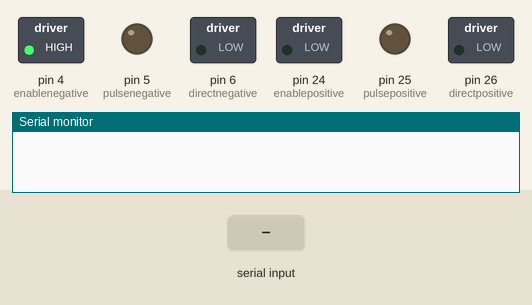
This sketch was run on a simulated Arduino Mega 2560, built with avr-gcc and run on an emulated ATmega2560. Parts: switched loads named in the sketch (green lamp = pin HIGH), output pins drawn as LEDs (lit = HIGH), the last lines printed to the serial monitor. The inputs (shaded band) are chosen by the test bench. Random numbers use the default seed unless the sketch sets one.

Above: at 1.2 s.
1.3 s: "9" received over Serial
At 2.48 s:
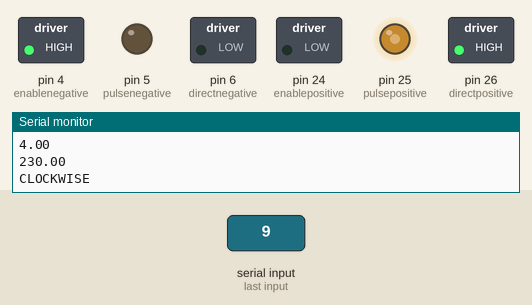
At 3.09 s:
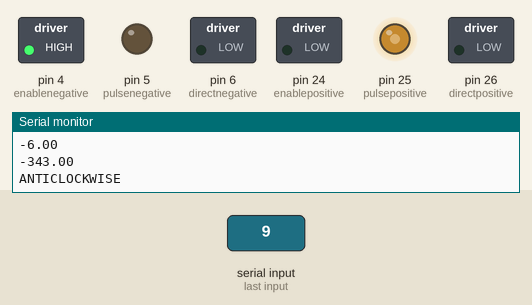
4.3 s: "1" received over Serial
At 5.3 s:
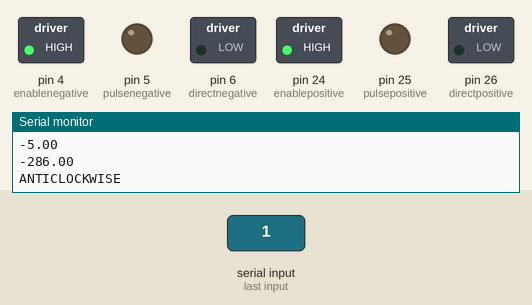
Timing chart, 0 to 7.3 s (numbered marks = the images above; inputs shaded):
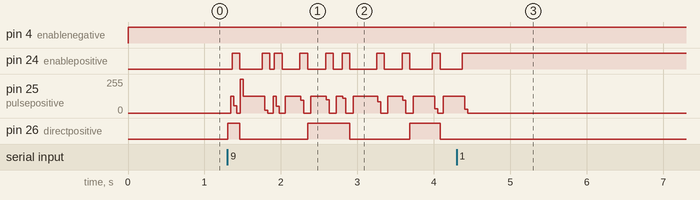

Measured:
- after the input at 1.3 s, pin 26 (directpositive): goes HIGH 0.16 s, LOW 0.89 s, HIGH 0.55 s, LOW 0.78 s, HIGH 0.39 s, then LOW, starting at once

The sketch:

tryouts_1.1.ino
```cpp
int incoming;
//const int m2p1 = 8;
//const int m2p2 = 9;
// const int m2en1 = 10;
//const int m2en2 = 11;
//const int m2dir1 = 12;
//const int m2dir2 = 13;

/*pinout TIVA-c TM4C123GXL
   1=3.3v                       //21=VBUS
   2=PB_5                         22=GND
   3=PB_0                         23=PD_0 SCL(3)
   4=PB_1                         24=PD_1 SDA(3)
   5=PE_4   SCL(2)                25=PD_2
   6=PE_5   SDA(2)                26=PD_3
   7=PB_4                         27=PE_1
   8=PA_5                         28=PE_2
   9=PA_6   SCL(1)                29=PE_3
   10=PA_7  SDA(1)                30=PF_1
   11=PA_2                        31=PF_4
   12=PA_3                        32=PD_7
   13=PA_4                        33=PD_6
   14=PB_6                        34=PC_7
   15=PB_7                        35=PC_6
   16=RESET                       36=PC5
   17=PF_0                        37=PC_4
   18=PE_0                        38=PB_3 SDA(0)
   19=PB_2 SCL(0)                 39=PF_3
   20=GND                         40=PF_2


*/


/* enable */

const int enablepositive = 24; //pd1
const int enablenegative = 4;  //pb1


/* pulse */

const int pulsepositive = 25 ; //pd2
const int pulsenegative = 5 ;  //pe4


/* direction */

const int directpositive = 26; //pd3
const int directnegative = 6;  //pe5

double angle, pulse;

void setup()
{
  Serial.begin(9600);

  /*enable*/
  pinMode(enablepositive, OUTPUT);
  pinMode(enablenegative, OUTPUT);

  /*pulse*/
  pinMode(pulsepositive, OUTPUT);
  pinMode(pulsenegative, OUTPUT);

  /*direction*/
  pinMode(directpositive, OUTPUT);
  pinMode(directnegative, OUTPUT);

  //  pinMode(m2en1, OUTPUT);
  //  pinMode(m2en2, OUTPUT);
  //  pinMode(m2p1, OUTPUT);
  //  pinMode(m2p2, OUTPUT);
  //  pinMode(m2dir2, OUTPUT);
  //  pinMode(m2dir1, OUTPUT);
}


void loop()
{
  if (Serial.available() > 0)
  {
    incoming = Serial.read();
  }

  digitalWrite(enablenegative, HIGH);
  //  digitalWrite(m2en2, HIGH);
  //  digitalWrite(m2p2, LOW);
  //  digitalWrite(m2dir2, LOW);
  digitalWrite(pulsenegative, LOW);
  digitalWrite(directnegative, LOW);

  if (incoming == '9')
  {
    Serial.println("INTO THE LOOP FOR MOTOR FOR 90") ;

    angle = random(-6.823, 6.283);
    angle = (int) angle;
    Serial.println(angle);
    pulse = (angle * 57.29);
    pulse = ceil(pulse);
    Serial.println(pulse);


    if (angle > 0)
    {
      Serial.println("CLOCKWISE");
      digitalWrite(enablepositive, LOW);
      digitalWrite(directpositive, HIGH);
      // digitalWrite(directnegative, LOW);
      for (int x = 0; x < pulse ; x++)
      {
        digitalWrite(pulsepositive, HIGH);
        delayMicroseconds(500);
        digitalWrite(pulsepositive, LOW);
        delayMicroseconds(500);
      }

      digitalWrite(enablepositive, HIGH);
      delay(100);

    }

    else if (angle < 0) {
      Serial.println("ANTICLOCKWISE");
      pulse = pulse * (-1);
      digitalWrite(enablepositive, LOW);
      digitalWrite(directpositive, LOW);
      // digitalWrite(directnegative, HIGH);

      for (int x = 0; x < pulse ; x++)
      {
        digitalWrite(pulsepositive, HIGH);
        delayMicroseconds(500);
        digitalWrite(pulsepositive, LOW);
        delayMicroseconds(500);
      }

      digitalWrite(enablepositive, HIGH);
      delay(100);

    }
  }


}
```
